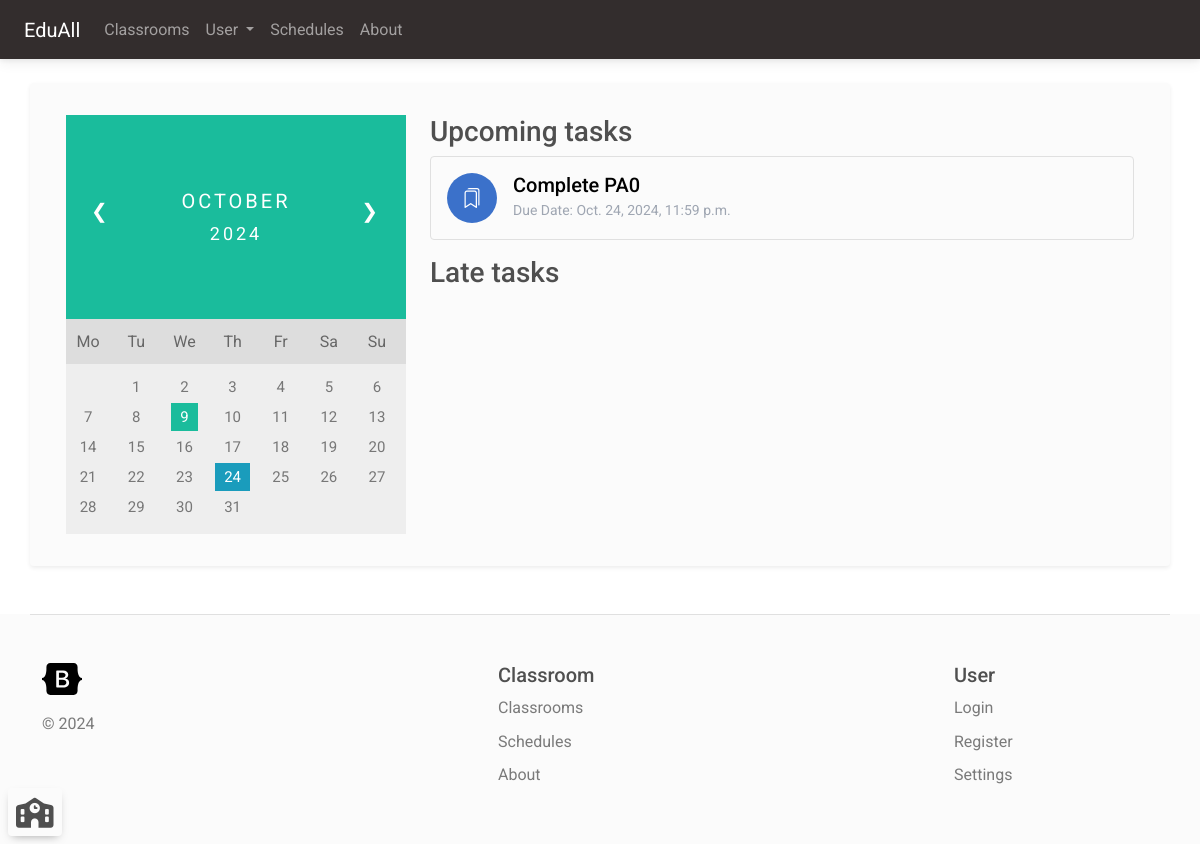
The page /user/schedule (signed in) on the database as committed earlier.
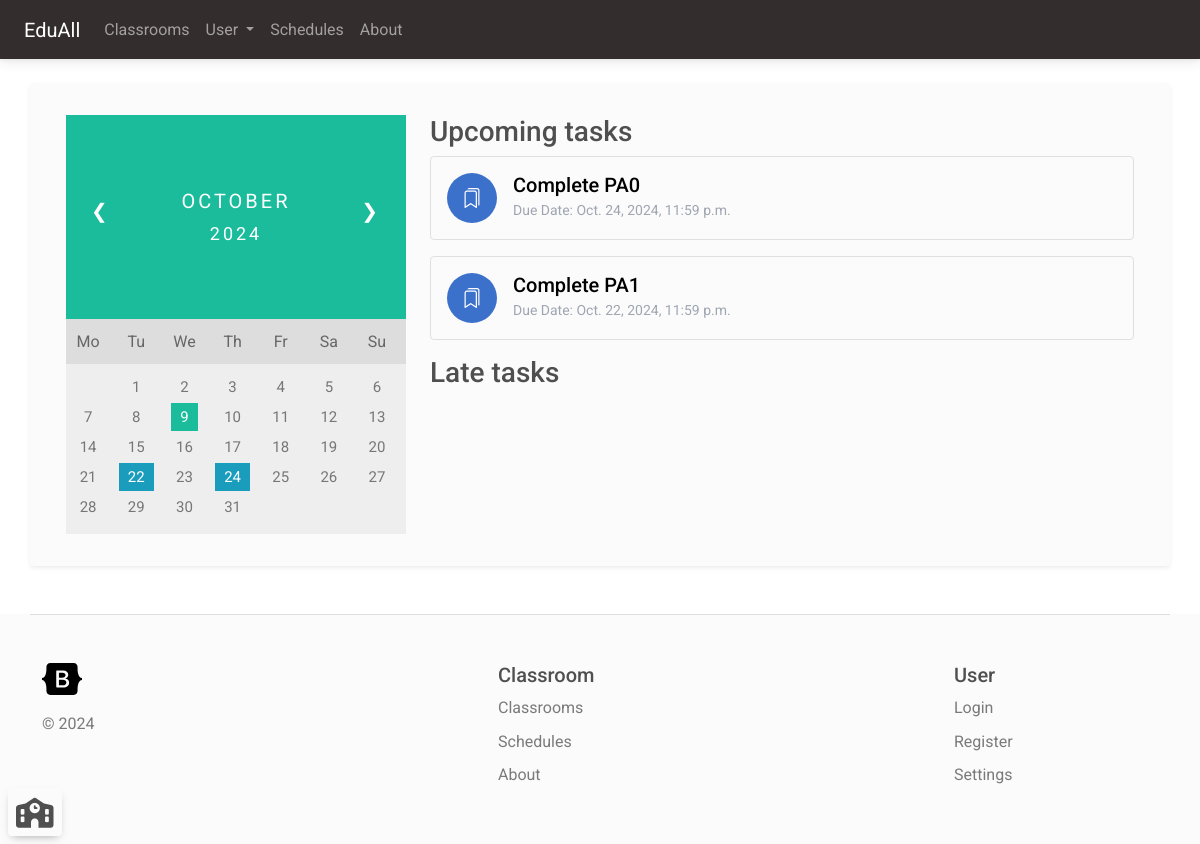
The same page on the database as committed later.
### classroom_manager/models.py (models this page shows, shortened)
class ClassroomTask(models.Model):
    isAssignment = models.BooleanField(default=True)
    title = models.CharField(max_length=200, null=True)
    description = models.CharField(max_length=5000, null=True)
    classroom = models.ForeignKey(Classroom, on_delete=models.CASCADE)
    deadline = models.DateTimeField(null=True)
    acceptLateSubmission = models.BooleanField(default=True)

### classroom_manager/views.py (the view)
# urls.py: path('user/schedule', views.allTaskSchedules, name="all_task_schedules"),
@login_required(login_url='login')
def allTaskSchedules(request: HttpRequest):
    if request.method == 'GET':
        now = timezone.now()
        lateTaskScope = now - relativedelta.relativedelta(months=2)
        upcomingTasks = ClassroomTask.objects.filter((Q(classroom__students__id__contains=request.user.id) )& Q(deadline__gte=now) ).all()
        lateTasks = ClassroomTask.objects.filter((Q(classroom__students__id__contains=request.user.id) )& Q(deadline__gte=lateTaskScope) & Q(deadline__lte=now)).all()
        taskDates = [task.deadline for task in upcomingTasks] + [task.deadline for task in lateTasks]
        taskDates = list(set(taskDates))
        lastMonth = False; nextMonth = False
        if request.GET.get('lastMonth') != None:
            now = now - relativedelta.relativedelta(months=1)
            lastMonth = True
        elif request.GET.get('nextMonth') != None:
            now = now + relativedelta.relativedelta(months=1)
            nextMonth = True
        daysWithDeadlines = []
        for taskDate in taskDates:
            if taskDate.month == now.month and taskDate.year == now.year:
                daysWithDeadlines.append(taskDate.day)
        firstDay = now.replace(day=1)
        firstDayWeekday = firstDay.weekday()
        numberDaysOfMonth = (firstDay + relativedelta.relativedelta(months=1) - relativedelta.relativedelta(days=1)).day
        if request.GET.get('lastMonth') == None and request.GET.get('nextMonth') == None:
            currentDay = now.day
        else:
            currentDay = None
        daysArray = list(range(1, numberDaysOfMonth + 1))
        daysArray = [''] * firstDayWeekday + daysArray
        monthString = now.strftime("%B")
        yearString = str(now.year)
        context = {'upcomingTasks': upcomingTasks, 'lateTasks': lateTasks,
                   'daysArray': daysArray, 'currentDay': currentDay, 'monthString': monthString,
                   'yearString': yearString, 'daysWithDeadlines': daysWithDeadlines, 'lastMonth': lastMonth, 'nextMonth': nextMonth}
        return render(request, 'all_task_schedules.html', context)
    else:
        return render(request, '404page.html')

### classroom_manager/context_processor.py (called while the page is built)
def classroom_processor(request):
    if request.user.is_authenticated:
        classroomsAsTeacher = Classroom.objects.filter(teachers__id__contains=request.user.id).all()
        classroomAsStudent = Classroom.objects.filter(students__id__contains=request.user.id).all()
        return {'classroomsAsTeacher': classroomsAsTeacher, 'classroomsAsStudent': classroomAsStudent}
    return {'classroomsAsTeacher': [], 'classroomsAsStudent': []}

### classroom_manager/templates/all_task_schedules.html (shortened to what this page needs)
{% extends 'navbar.html' %}
{% block content %}
    <div class="container py-3">
        <div class="row">
            <div class="col-12 col-lg-4">
                <div class="month">
                    <ul>
                    {% if nextMonth == False %}
                    <li class="prev" style="list-style-type: none;">
                        <a href="{% url 'all_task_schedules' %}?lastMonth=true" class="text-white">&#10094;</a>
                    </li>
                    {% else %}
                    <li class="prev" style="list-style-type: none;">
                        <a href="{% url 'all_task_schedules' %}" class="text-white">&#10094;</a>
                    </li>
                    {% endif %}
                    {% if lastMonth == False %}
                    <li class="next" style="list-style-type: none;">
                        <a href="{% url 'all_task_schedules' %}?nextMonth=true" class="text-white">&#10095;</a>
                    </li>
                    {% else %}
                    <li class="next" style="list-style-type: none;">
                        <a href="{% url 'all_task_schedules' %}" class="text-white">&#10095;</a>
                    </li>
                    {% endif %}
                    <li style="list-style-type: none;">{{ monthString }}
                        <br><span style="font-size:18px">{{ yearString }}</span>
                    </li>
                    </ul>
                </div>
                <ul class="weekdays">
                    <li>Mo</li>
                    <li>Tu</li>
                    <li>We</li>
                    <li>Th</li>
                    <li>Fr</li>
                    <li>Sa</li>
                    <li>Su</li>
                </ul>
                <ul class="days">
                {% for i in daysArray %}
                    {% if i == currentDay and i in daysWithDeadlines %}
                        <li><span class="active haveDeadline">{{ i }}</span></li>
                    {% elif i == currentDay %}
                        <li><span class="active">{{ i }}</span></li>
                    {% elif i in daysWithDeadlines %}
                        <li><span class="haveDeadline">{{ i }}</span></li>
                    {% else %}
                        <li>{{ i }}</li>
                    {% endif %}
                {% endfor %}
                </ul>
            </div>
            <div class="col-12 col-lg-8">
                <h3>Upcoming tasks</h3>
                {% for upcomingTask in upcomingTasks %}
                <a href="{% url 'task_details' upcomingTask.id %}" class="text-decoration-none">
                    <div class="border rounded p-3 mb-3">
                        <div class="d-flex align-items-center">
                            <div class="bg-primary rounded-circle me-2" style="width: 50px; height: 50px; position: relative;">
                                {% if upcomingTask.isAssignment %}
                                    <i class="bi bi-bookmarks text-white" style="font-size: 20px; position: absolute; top: 50%; left: 50%; transform: translate(-50%, -50%);"></i>
                                {% else %}
                                    <i class="bi bi-list-task text-white" style="font-size: 20px; position: absolute; top: 50%; left: 50%; transform: translate(-50%, -50%);"></i>
                                {% endif %}
                            </div>
                            <div class="ms-2">
                                <h5 class="text-black m-auto">{{ upcomingTask.title }}</h5>
                                <p class="text-secondary m-auto"><small>Due Date: {{ upcomingTask.deadline }}</small></p>
                            </div>
                        </div>
                    </div>
                </a>
                {% endfor %}
                <h3>Late tasks</h3>
            </div>
        </div>
    </div>
{% endblock %}

Rows that differ between the two databases and show on the page:
added ClassroomTask: isAssignment True (drawn), title "Complete PA1", deadline "Oct. 22, 2024, 11:59 p.m."
Other text that changed with them:
list line gone: "22"
new list line: "22"
